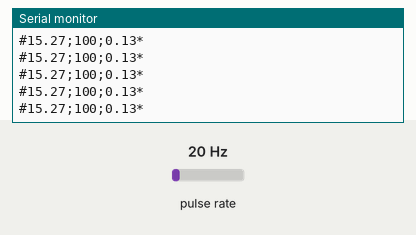
Recording of a sketch running on a simulated Arduino Uno, built with avr-gcc and run on an emulated ATmega328P. Parts: the last lines printed to the serial monitor. Wiring (inferred from the names in the program): pulse sensor: data pin 2. The test bench sets the inputs (shaded band); at power-on: pulse rate 20 Hz.

Above: at 1.2 s.
1.3 s: pulse rate (sensor on pin 2) set to 4 Hz
At 1.61 s:
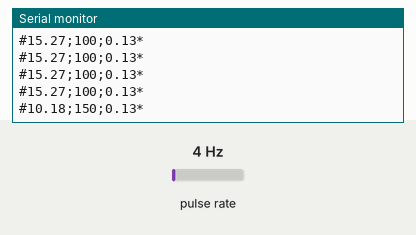
2.8 s: pulse rate (sensor on pin 2) set to 50 Hz
At 2.8 s:
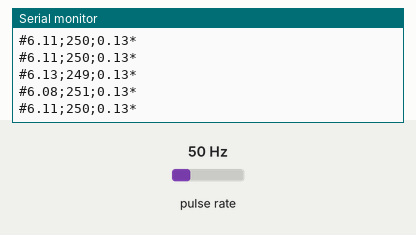
Timing chart, 0 to 5.8 s (numbered marks = the images above; inputs shaded):
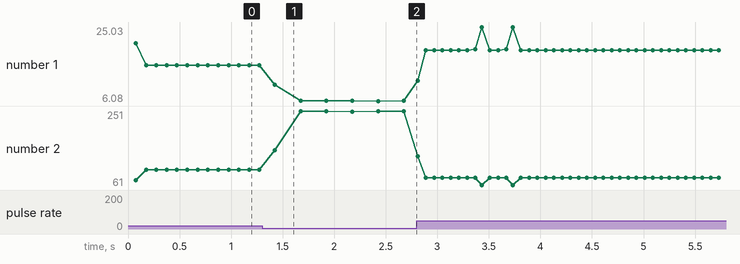

The sketch:

uno_board.ino
```cpp
// This is the main Arduino sketch that I used for my Uno board
// In my case, my fitness bike has a switch that is triggered by a magnet on the wheel
// Everytime the magnet passes the switch, the hall sensor triggers an "interrupt"
// Different bikes may require different configurations, so you may need to code everything from scratch
// The only thing that the mod expects at this commit is that the arduino sends the
// data in a specific format. The format is as follows:
// #<speed>;<timeSinceLastTrigger>;<wheelRadius>*
// The speed is in km/h, timeSinceLastTrigger is in miliseconds and wheelRadius is in meters
// It is important to keep the "#" and "*" characters as they are used to identify the start and end of the data
// Also, keep in mind that you should tell the mod when the bike is stopped by sending a speed of 0.00 with the same format.
// The mod uses "timeSinceLastTrigger" for distance and calories calculation.

// This is the pin that your hall sensor is connected to.
// Assuming you don't need to adjust this code for your specific bike,
// you can connect the hall sensor to pin 2 and the ground
// (assuming that you only have two pins)
const int hallPin = 2;  // Adjust to your actual pin

// Adjust 'triggersPerRevolution' based on how many times the hall sensor triggers per wheel revolution
// In my case, my fitness bike triggers twice per wheel revolution
// To do that, you can do this:
// 1. Put a piece of color tape on the border of the wheel
// 2. Load into a sketch into your arduino that prints the time between triggers (you can use the sketch named "hall_sensor_test.ino")
// 3. Spin the wheel very slowly and see how many times you see a high value between low values (so low-high-high-low still counts as 1 trigger)
// 4. Once you have the number of triggers per revolution, replace the value below
const double triggersPerRevolution = 2;  // Replace with your measured value

// Adjust 'radius' based on your bike's actual wheel radius in meters
// You can use a measuring tape, and measure how "high" the wheel is from the bottom to the top
// Then, divide by 2 to get the radius (since the diameter is twice the radius)
// Remember to convert your result to meters
const float radius = 0.135;
// This is used to calculate the distance moved by the bike
// The short math is that the circumference of a circle is 2*PI*radius
// Since the hall sensor triggers twice per revolution, we divide the circumference by 2
const double wheelCircumference = 2*PI*radius;
// Each wheel revolution triggers twice; divide circumference by 2
const float distancePerTrigger = (wheelCircumference / triggersPerRevolution);

volatile unsigned long lastTriggerTime = 0;  // Timestamp of the last magnetic trigger
volatile unsigned long triggerCount = 0;     // Count of the total wheel triggers
float speed = 0;                             // Current speed of the bike in km/h

// For the debounce:
// For example, in my case I don't get one single "HIGH" value, but a few of them
// So, unless the time between the last HIGH value and the current HIGH value is greater than 60ms, I ignore it
// This is something I fine-tuned in my bike, it might be different for you
// Though most likely it is not necessary to change this value
const int DEBOUNCE_THRESHOLD_MS = 60;  // Minimum time between triggers to count as valid

// This is something I also fine-tuned in my bike
// I tried a high value like 2000ms, then after pedaling and viewing the bike moving
// I suddenly stop and saw if it stopped moving "in a reasonable time"
// Then I adjusted this value until I was happy with the result
const int STOP_THRESHOLD_MS = 450;  // Time threshold to assume bike has stopped

void setup() {
  pinMode(hallPin, INPUT_PULLUP);
  attachInterrupt(digitalPinToInterrupt(hallPin), magnet_detect, FALLING);
  // Take a close look at the baud rate; this is the value you will need to set in the mod
  Serial.begin(31250);
}

void loop() {
  unsigned long currentTime = millis();
  unsigned long timeSinceLastTrigger = currentTime - lastTriggerTime;


  if (lastTriggerTime == 0) {
    lastTriggerTime = currentTime;
  }

  if (currentTime - lastTriggerTime > STOP_THRESHOLD_MS && timeSinceLastTrigger > STOP_THRESHOLD_MS) {
     // Negative one will make the mod skip that value.
     Serial.print('#');
     Serial.print("0.00;0.00;0.00");
     Serial.print('*');
     Serial.print("\n");

     // Minecraft processes at 20 ticks per second
     // or about 50ms per tick
     delay(60);
  }
}

// Function triggered by Hall sensor when the magnet passes
// Updates speed, distance, and calories, and sends data via serial communication
void magnet_detect() {
  unsigned long currentTime = millis();
  unsigned long timeSinceLastTrigger = currentTime - lastTriggerTime;

  // Debounce: ignore triggers that occur within DEBOUNCE_THRESHOLD_MS of the previous trigger
  if (timeSinceLastTrigger > DEBOUNCE_THRESHOLD_MS) {
    triggerCount++;

    float speed = (distancePerTrigger / timeSinceLastTrigger) * 3600;

    Serial.print('#');
    Serial.print(speed);
    Serial.print(";");
    Serial.print(timeSinceLastTrigger);
    Serial.print(";");
    Serial.print(radius);
    Serial.print('*');
    Serial.print("\n");

    lastTriggerTime = currentTime;
  }
}

/* Now calculated client-side. Leaving them here for future reference.
const float bodyMass = 50.0;  // Your body mass in kg (this value is just a placeholder)

// Calculates the Metabolic Equivalent of Task (MET) based on speed in km/h
// MET is used to estimate the energy expenditure during cycling
float calculateMET(float speed) {
  // MET values based on cycling speed (km/h)
  // Though technically, these are based for a normal bicycle
  // which has a different resistance, and more relevant for this file
  // a different wheel radius. In my case, the speed is always less than 16 km/h
  // I will end up just doing this on the mod side so one can use any wheel size as reference.
  // I got these values from the Compendium of Physical Activities
  // https://pacompendium.com/bicycling/
  if (speed <= 15) return 5.8;
  else if (speed <= 19) return 6.8;
  else if (speed <= 22) return 8.0;
  else if (speed <= 25) return 10.0;
  else if (speed <= 30) return 12.0;
  else return 16.8;
}

// Calculates the calories burned using body weight, MET value, and time passed
float calculateCalories(float weight, float met, float hours) {
  // Calorie calculation formula: Calories = MET * weight (kg) * time (hours) * 1.05
  // The 1.05 is something I added to account for friction, but the original
  // formula does not use it.
  return met * weight * hours * 1.05;
}
*/
```

Measured:
- after the input at 1.3 s, the serial monitor: prints a new line after 0.13 s (image 1)
- plotted number 1: 15.27 → 6.11 after the input at 1.3 s, 6.11 → 19.09 after the input at 2.8 s
- plotted number 2: 100 → 250 after the input at 1.3 s, 250 → 80 after the input at 2.8 s
